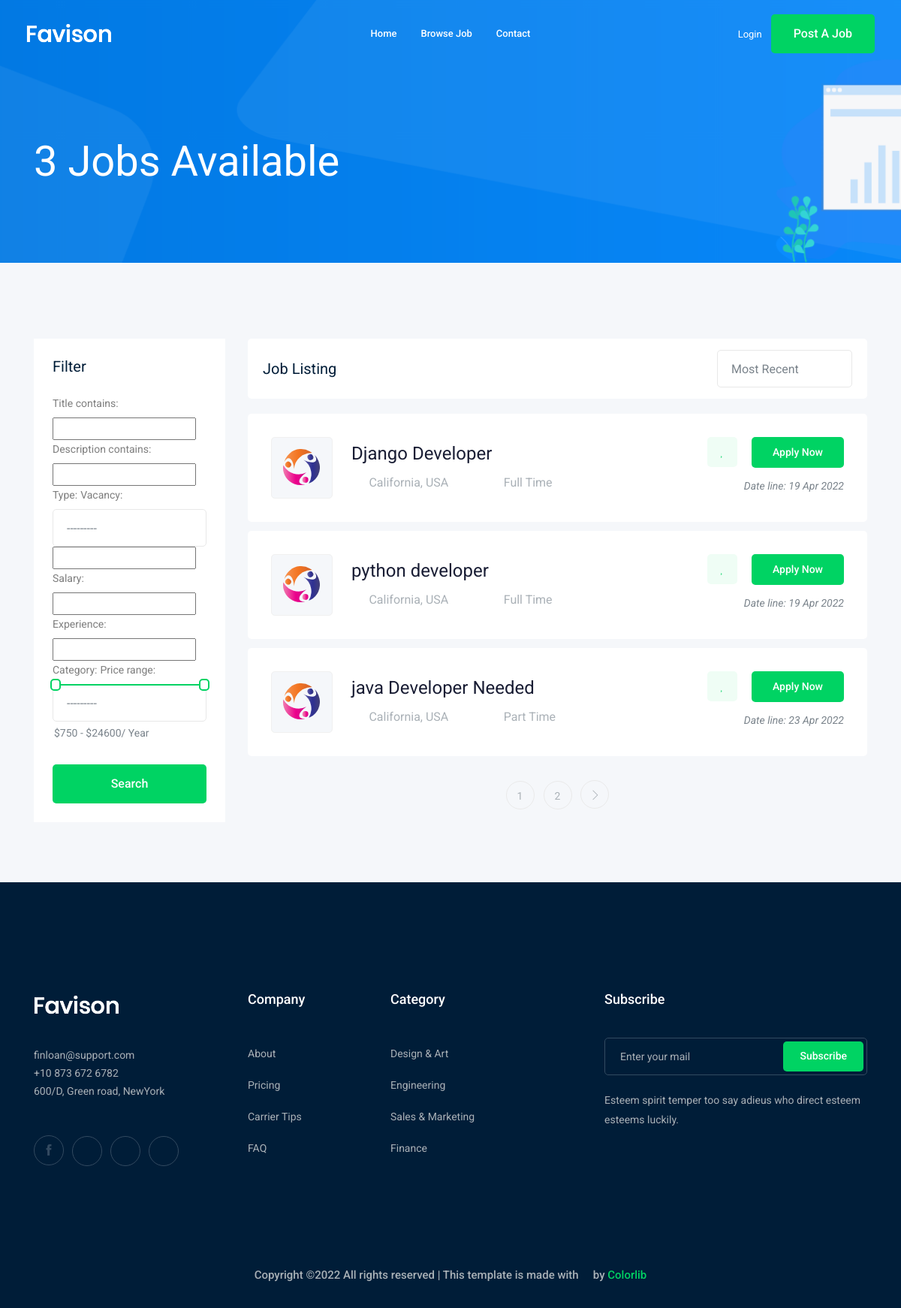
The page / on the database its author committed.
### Job/models.py (models this page shows, shortened)
class Job(models.Model):
    owner = models.ForeignKey(User,related_name='owner',on_delete=models.CASCADE)
    title = models.CharField(max_length= 40)
    description = models.TextField(max_length= 500)
    job_Responsibility = models.TextField(max_length= 1000)
    Published_at = models.DateTimeField(auto_now=True)
    type= models.CharField(max_length = 20 , choices = Job_Type)
    vacancy = models.IntegerField(default= 1 )
    salary = models.IntegerField(default= 0)
    experience = models.IntegerField(default=1)
    category = models.ForeignKey('Category', null=True ,blank=True,on_delete= models.CASCADE)
    slug = models.SlugField(unique=True , null=True , blank=True)

### Job/views.py (the view)
# urls.py: path('', views.job_list,name = 'job_list'),
def job_list(request):
    joblist = Job.objects.all()
    filter = JobFilter(request.GET,queryset=joblist)
    joblist = filter.qs
    paginator = Paginator(joblist,3)
    page_number = request.GET.get('page')
    page_obj = paginator.get_page(page_number)
    context = {'jobs':page_obj , 'filter':filter}
    return render(request,'jobs/job_list.html',context)

### Job/models.py (called while the page is built)
    def __str__(self) :
        return self.name

### Job/templates/jobs/job_list.html (shortened to what this page needs)
{% extends 'base.html' %}
{% block body %}
    <div class="bradcam_area bradcam_bg_1">
        <div class="container">
            <div class="row">
                <div class="col-xl-12">
                    <div class="bradcam_text">
                        <h3>{{jobs|length}} Jobs Available</h3>
                    </div>
                </div>
            </div>
        </div>
    </div>
    <div class="job_listing_area plus_padding">
        <div class="container">
            <div class="row">
                <div class="col-lg-3">
                    <div class="job_filter white-bg">
                        <div class="form_inner white-bg">
                            <h3>Filter</h3>
                            <form action="#">
                                {{filter.form}}
                                <label for="amount">Price range:</label>
                                <div id="slider-range"></div>
                                <p>
                                    <input type="text" id="amount" readonly style="border:0; color:#7A838B; font-size: 14px; font-weight:400;">
                                </p>
                                </div>
                            <div class="reset_btn">
                                <button value='Search' class="boxed-btn3 w-100" type="submit">Search</button>
                            </div>
                        </div>
                </div>
                <div class="col-lg-9">
                    <div class="recent_joblist_wrap">
                        <div class="recent_joblist white-bg ">
                            <div class="row align-items-center">
                                <div class="col-md-6">
                                    <h4>Job Listing</h4>
                                </div>
                                <div class="col-md-6">
                                    <div class="serch_cat d-flex justify-content-end">
                                    </div>
                                </div>
                            </div>
                        </div>
                    </div>
                    <div class="job_lists m-0">
                        <div class="row">
                            {% for job in jobs %}
                            <div class="col-lg-12 col-md-12">
                            <div class="single_jobs white-bg d-flex justify-content-between">
                                    <div class="jobs_left d-flex align-items-center">
                                        <div class="thumb">
                                            <img src="img/svg_icon/2.svg" alt="">
                                        </div>
                                        <div class="jobs_conetent">
                                            <a href="{% url 'jobs:job_detail' job.slug %}"><h4>{{job.title}}</h4></a>
                                            <div class="links_locat d-flex align-items-center">
                                                <div class="location">
                                                    <p> <i class="fa fa-map-marker"></i> California, USA</p>
                                                </div>
                                                <div class="location">
                                                    <p> <i class="fa fa-clock-o"></i> {{job.type}}</p>
                                                </div>
                                            </div>
                                        </div>
                                    </div>
                                    <div class="jobs_right">
                                        <div class="apply_now">
                                            <a class="heart_mark" href="#"> <i class="fa fa-heart"></i> </a>
                                            <a href="job_details.html" class="boxed-btn3">Apply Now</a>
                                        </div>
                                        <div class="date">
                                            <p>Date line: {{job.Published_at|date:'j M Y' }}</p>
                                        </div>
                                    </div>
                                </div>
                            </div>
                            {% endfor %}
                        </div>
                        {% if jobs.has_other_pages %}
                        <div class="row">
                            <div class="col-lg-12">
                                <div class="pagination_wrap">
                                    <ul>
                                        {% for i in jobs.paginator.page_range %}
                                            <li><a href="?page={{i}}"><span>{{i}}</span></a></li>
                                        {% endfor %}
                                        {% if jobs.has_next %}
                                            <li><a href="?page={{ jobs.paginator.num_pages }}"> <i class="ti-angle-right"></i> </a></li>
                                        {% endif %}
                                    </ul>
                                </div>
                            </div>
                        </div>
                        {% endif %}
                    </div>
                </div>
            </div>
        </div>
    </div>
{% endblock %}

### rows shown on the page
Job: title "Django Developer", type "Full Time", Published_at "19 Apr 2022"
Job: title "python developer", type "Full Time", Published_at "19 Apr 2022"
Job: title "java Developer Needed", type "Part Time", Published_at "23 Apr 2022"

### other values the page prints
{{ jobs|length }} "3"
{{ i }} "1" "2"
